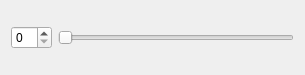
<?xml version="1.0" encoding="UTF-8"?>
<ui version="4.0">
 <class>SmallWidget</class>
 <widget class="QWidget" name="SmallWidget">
  <property name="geometry">
   <rect>
    <x>0</x>
    <y>0</y>
    <width>305</width>
    <height>75</height>
   </rect>
  </property>
  <property name="windowTitle">
   <string>Form</string>
  </property>
  <layout class="QHBoxLayout" name="horizontalLayout">
   <item>
    <widget class="QSpinBox" name="spinBox"/>
   </item>
   <item>
    <widget class="QSlider" name="horizontalSlider">
     <property name="orientation">
      <enum>Qt::Horizontal</enum>
     </property>
    </widget>
   </item>
  </layout>
 </widget>
 <resources/>
 <connections/>
</ui>
